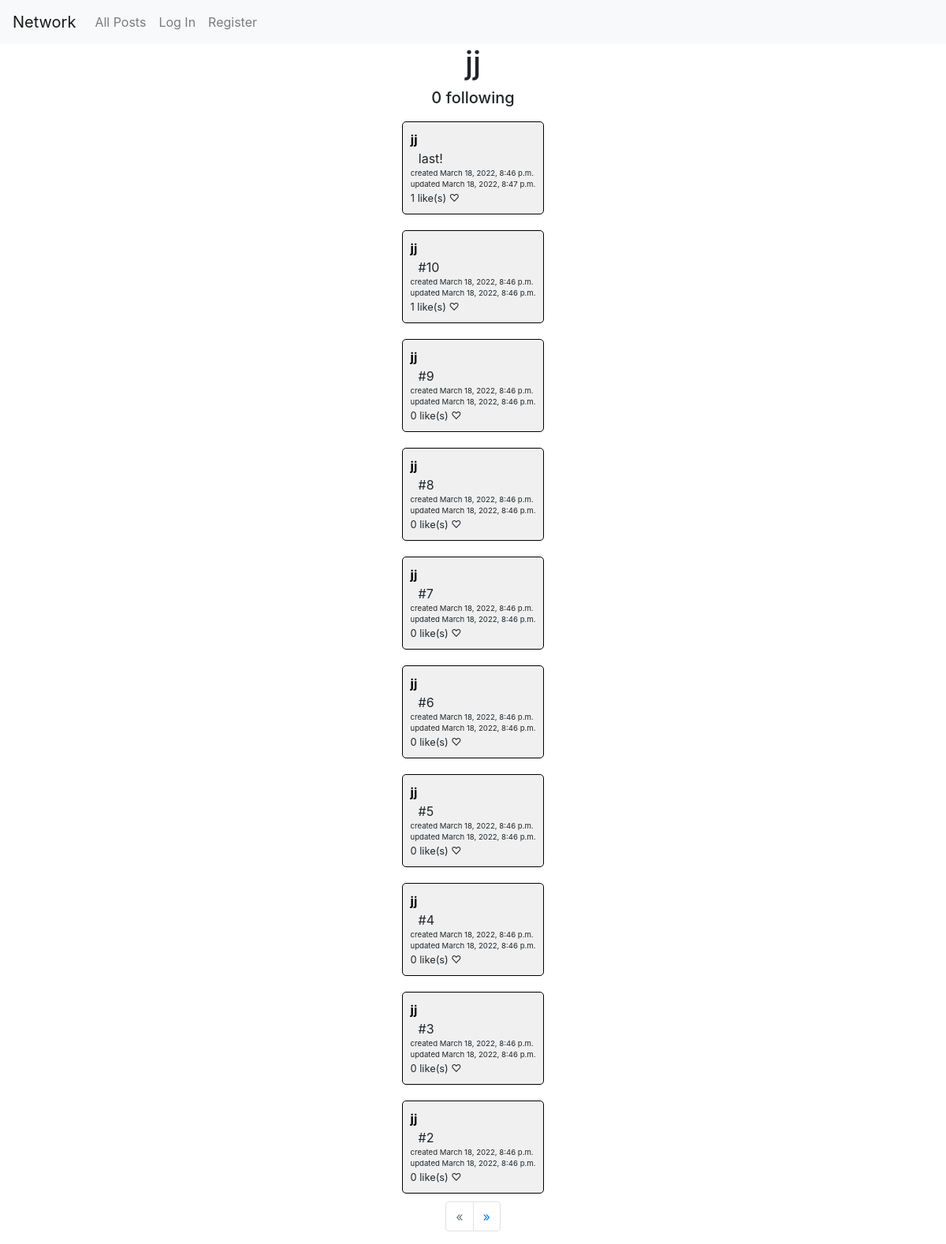
The page /profile/3 on the database its author committed.
### network/models.py (models this page shows, shortened)
class User(AbstractUser):
    liked_posts = models.ManyToManyField(
        "Post", related_name="liked", blank=True)
    followed_users = models.ManyToManyField(
        "self", related_name="users_following", blank=True, symmetrical=False)

class Post(models.Model):
    user = models.ForeignKey(
        User, on_delete=models.CASCADE, related_name="posts")
    content = models.TextField()
    created_at = models.DateTimeField(auto_now_add=True)
    updated_at = models.DateTimeField(auto_now=True)

### network/views.py (the view)
# urls.py: path("profile/<int:id>", views.profile, name="profile"),
def profile(request, id):
    user = User.objects.get(id=id)
    page = request.GET.get("page", 1)
    posts = Post.objects.order_by("-created_at")
    paginator = Paginator(posts, 10)
    page_obj = paginator.get_page(page)
    return render(request, "network/profile.html", {
        "given_user": user,
        "page_obj": page_obj,
        "is_following": request.user in user.followed_users.all()
    })

### network/templatetags/helpers.py (called while the page is built)
@register.filter
def all(queryset):
    return queryset.all()

### network/templates/network/profile.html (shortened to what this page needs)
{% extends "network/layout.html" %}
{% load helpers %}
{% block body %}
  <h1>{{ given_user.username }}</h1>
  <h5>{{ given_user.followed_users|all|length }} following</h5>
  {% for post in page_obj.object_list %}
    {% include "post.html" with post=post %}
  {% endfor %}
  <ul class="pagination">
    {% if not page_obj.has_previous %}
      <li class="page-item disabled" tabindex="-1" aria-disabled="true">
        <span class="page-link">&laquo;</span>
      </li>
    {% else %}
      <li class="page-item">
        <a class="page-link" href="?page={{ page_obj.previous_page_number }}">&laquo;</a>
      </li>
    {% endif %}
    {% if not page_obj.has_next %}
      <li class="page-item disabled" tabindex="-1" aria-disabled="true">
        <span class="page-link">&raquo;</span>
      </li>
    {% else %}
      <li class="page-item">
        <a class="page-link" href="?page={{ page_obj.next_page_number }}">&raquo;</a>
      </li>
    {% endif %}
  </ul>
{% endblock %}

### network/templates/post.html (shortened to what this page needs)
{% load helpers %}
<div class="post" id="post-{{ post.id }}" data-post-id="{{ post.id }}">
    <a href="{% url 'profile' post.user.id %}" class="post-author">{{ post.user }}</a>
    <span class="post-content">{{ post.content }}</span>
    <span class="post-created-at">created {{ post.created_at }}</span>
    <span class="post-updated-at">updated {{ post.updated_at }}</span>
    <div class="post-likes-container">
      <span class="post-likes">{{ post.liked|all|length }} like(s)</span>
      {% if post in request.user.liked_posts|all %}
        <span class="post-like post-liked">♥</span>
      {% else %}
        <span class="post-like">♡</span>
      {% endif %}
    </div>
</div>

### network/static/network/styles.css (style rules this page uses)
.post-author { font-weight: bolder; display: block; }
.post-content { display: block; padding-left: 10px; }
.post-created-at, .post-updated-at { display: block; font-size: 0.6em; }
.post-likes-container { display: block; font-size: 0.8em; }
.post { margin: 10px; padding: 10px; border: 1px solid black; border-radius: 5px; background-color: #f0f0f0; }
.post-author { color: black; }
.post-like { cursor: pointer; }

### rows shown on the page
User: username "jj", followed_users|all "0"
Post: user "jj", content "last!", created_at "March 18, 2022, 8:46 p.m.", updated_at "March 18, 2022, 8:47 p.m.", liked|all "1"
Post: user "jj", content "#10", created_at "March 18, 2022, 8:46 p.m.", updated_at "March 18, 2022, 8:46 p.m.", liked|all "1"
Post: user "jj", content "#9", created_at "March 18, 2022, 8:46 p.m.", updated_at "March 18, 2022, 8:46 p.m.", liked|all "0"
Post: user "jj", content "#8", created_at "March 18, 2022, 8:46 p.m.", updated_at "March 18, 2022, 8:46 p.m.", liked|all "0"
Post: user "jj", content "#7", created_at "March 18, 2022, 8:46 p.m.", updated_at "March 18, 2022, 8:46 p.m.", liked|all "0"
Post: user "jj", content "#6", created_at "March 18, 2022, 8:46 p.m.", updated_at "March 18, 2022, 8:46 p.m.", liked|all "0"
Post: user "jj", content "#5", created_at "March 18, 2022, 8:46 p.m.", updated_at "March 18, 2022, 8:46 p.m.", liked|all "0"
Post: user "jj", content "#4", created_at "March 18, 2022, 8:46 p.m.", updated_at "March 18, 2022, 8:46 p.m.", liked|all "0"
Post: user "jj", content "#3", created_at "March 18, 2022, 8:46 p.m.", updated_at "March 18, 2022, 8:46 p.m.", liked|all "0"
Post: user "jj", content "#2", created_at "March 18, 2022, 8:46 p.m.", updated_at "March 18, 2022, 8:46 p.m.", liked|all "0"
